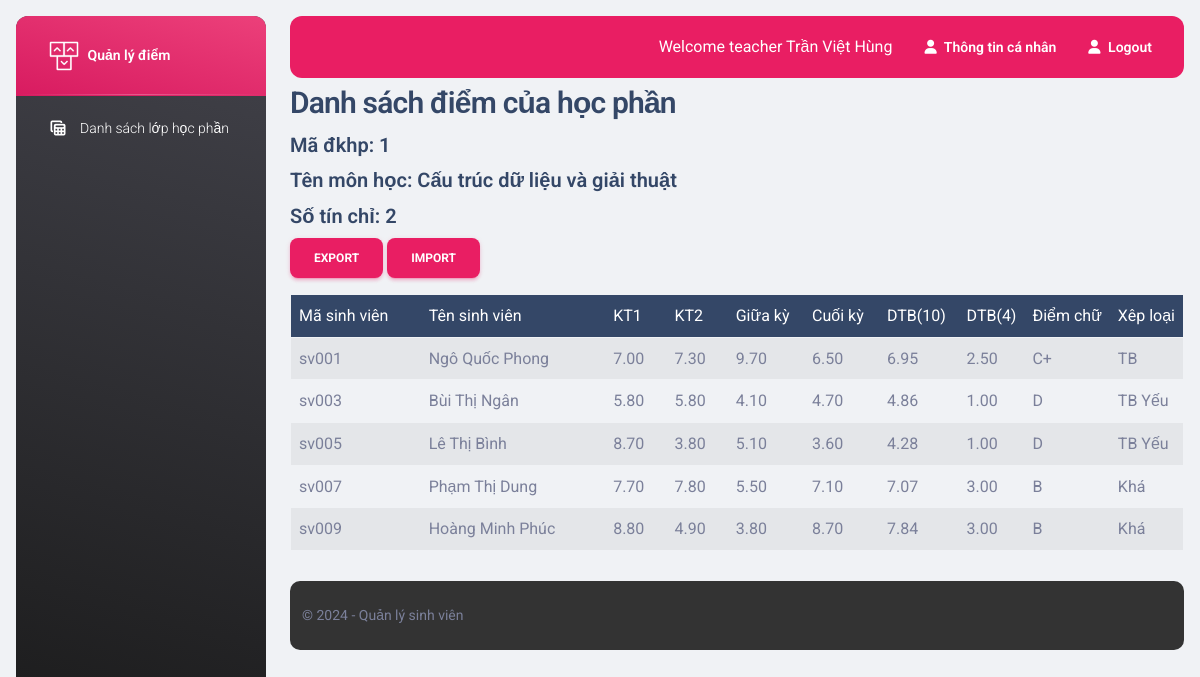
The page /qldiemsinhvien/teacher/score_index_byid.php?id=1 (signed in) on the database its author committed.
### tables this page shows
CREATE TABLE `module` (
  `module_id` int(10) NOT NULL,
  `subject_id` int(10) NOT NULL,
  `teacher_id` varchar(10) NOT NULL,
  `class_id` int(10) NOT NULL,
  `credit` int(11) DEFAULT NULL,
  `semester_id` int(10) NOT NULL
);

CREATE TABLE `subject` (
  `subject_id` int(10) NOT NULL,
  `subject_name` varchar(255) NOT NULL,
  `major_id` int(10) NOT NULL,
  `credit` int(11) NOT NULL
);

CREATE TABLE `register` (
  `register_id` int(10) NOT NULL,
  `module_id` int(10) NOT NULL,
  `student_id` varchar(10) NOT NULL,
  `test1` double(8,2) DEFAULT NULL,
  `test2` double(8,2) DEFAULT NULL,
  `mid` double(8,2) DEFAULT NULL,
  `final` double(8,2) DEFAULT NULL,
  `avg10` double(8,2) DEFAULT NULL,
  `avg4` double(8,2) DEFAULT NULL,
  `avgchar` varchar(3) DEFAULT NULL,
  `xeploai` varchar(30) DEFAULT NULL
);

CREATE TABLE `user` (
  `username` varchar(10) NOT NULL,
  `password` varchar(255) NOT NULL,
  `name` varchar(255) NOT NULL,
  `gender` varchar(10) NOT NULL,
  `dateofbirth` date NOT NULL,
  `email` varchar(255) NOT NULL,
  `role` varchar(255) NOT NULL,
  `token` varchar(255) DEFAULT NULL
);

### qldiemsinhvien/class/Db.php (called while the page is built, shortened)
<?php
class Db {
    public static $conn = null;
    function __construct()
    {
        Db::$conn = new PDO('mysql:host=' . HOST . '; dbname=' . DB, U, P);
        Db::$conn->query('set names utf8');
    }
    function selectQuery($sql, $params=[]) {
        $stm = Db::$conn->prepare($sql);
        $stm->execute($params);
        return $stm->fetchAll(PDO::FETCH_OBJ);
    }
}

### qldiemsinhvien/class/module.php (called while the page is built, shortened)
<?php
class module extends Db {
    function get($id) {
        $sql = "select * from module, semester, subject, teacher, class, user
                where module.semester_id = semester.semester_id
                and module.subject_id = subject.subject_id
                and module.teacher_id = teacher.teacher_id
                and module.class_id = class.class_id
                and teacher.teacher_id = user.username
                and module_id = ?";
        return $this->selectQuery($sql, [$id]);
    }
}

### qldiemsinhvien/class/score.php (called while the page is built, shortened)
<?php
class score extends Db {
    function all_byteacher_id($id1, $id2) {
        $sql = "select * from register, student, module, semester, subject, user
                where register.student_id = student.student_id
                and student.student_id = user.username
                and register.module_id = module.module_id
                and module.semester_id = semester.semester_id
                and module.subject_id = subject.subject_id
                and module.teacher_id = ?
                and module.module_id = ?";
        return $this->selectQuery($sql, [$id1, $id2]);
    }
}

### qldiemsinhvien/teacher/score_index_byid.php (the view, shortened to what this page needs)
<?php
$id = $_GET['id'] ?? '';
$score = new score();
$data = $score->all_byteacher_id($_SESSION['login'][1], $id);
$module = new module();
$info = $module->get($id);
?>
<?php include '../teacher/includes/header.php' ?>
<body class="g-sidenav-show  bg-gray-200">
<?php include '../teacher/includes/aside.php' ?>
<main class="main-content position-relative max-height-vh-100 h-100 border-radius-lg ">
<?php include '../teacher/includes/nav_top.php' ?>
<div class="container-fluid py-1 px-3">
    <h3>Danh sách điểm của học phần</h3>
    <h5>Mã đkhp: <?php echo $info[0]->module_id ?></h5>
    <h5>Tên môn học: <?php echo $info[0]->subject_name ?></h5>
    <h5>Số tín chỉ: <?php echo $info[0]->credit ?></h5>
    <a class="btn btn-primary" href="export.php/?id=<?php echo $info[0]->module_id?>">Export</a>
    <a class="btn btn-primary" href="javascript:void(0);" onclick="formToggle('impForm', 'noti');">Import</a>
    <table border="1" id="table" class="table table-striped">
        <thead class="table-dark">
            <tr>
                <td style="width: 20%">Mã sinh viên</td>
                <td style="width: 30%">Tên sinh viên</td>
                <td style="width: 10%">KT1</td>
                <td style="width: 10%">KT2</td>
                <td style="width: 10%">Giữa kỳ</td>
                <td style="width: 10%">Cuối kỳ</td>
                <td style="width: 10%">DTB(10)</td>
                <td style="width: 10%">DTB(4)</td>
                <td style="width: 10%">Điểm chữ</td>
                <td style="width: 10%">Xêp loại</td>
            </tr>
        </thead>
        <tbody>
            <?php
            foreach ($data as $item) {
            ?>
                <tr>
                    <td><?php echo $item->username ?></td>
                    <td><?php echo $item->name ?></td>
                    <td><?php echo $item->test1 != '' ? number_format($item->test1, 2) : '' ?></td>
                    <td><?php echo $item->test2 != '' ? number_format($item->test2, 2) : '' ?></td>
                    <td><?php echo $item->mid != '' ? number_format($item->mid, 2) : '' ?></td>
                    <td><?php echo $item->final != '' ? number_format($item->final, 2) : '' ?></td>
                    <td><?php echo $item->avg10 != '' ? number_format($item->avg10, 2) : '' ?></td>
                    <td><?php echo $item->avg4 != '' ? number_format($item->avg4, 2) : '' ?></td>
                    <td><?php echo $item->avgchar ?></td>
                    <td><?php echo $item->xeploai ?></td>
                </tr>
            <?php
            }
            ?>
        </tbody>
    </table>
</div>
<?php include '../teacher/includes/footer.php' ?>

### qldiemsinhvien/teacher/includes/header.php (style rules this page uses)
body { display: flex; flex-direction: column; min-height: 100vh; margin: 0; }
main { flex: 1; }

### rows shown on the page
module: module "1", subject.subject_name "Cấu trúc dữ liệu và giải thuật", subject.credit "2"
register: user.username "sv001", user.name "Ngô Quốc Phong", test1 "7.00", test2 "7.30", mid "9.70", final "6.50", avg10 "6.95", avg4 "2.50", avgchar "C+", xeploai "TB"
register: user.username "sv003", user.name "Bùi Thị Ngân", test1 "5.80", test2 "5.80", mid "4.10", final "4.70", avg10 "4.86", avg4 "1.00", avgchar "D", xeploai "TB Yếu"
register: user.username "sv005", user.name "Lê Thị Bình", test1 "8.70", test2 "3.80", mid "5.10", final "3.60", avg10 "4.28", avg4 "1.00", avgchar "D", xeploai "TB Yếu"
register: user.username "sv007", user.name "Phạm Thị Dung", test1 "7.70", test2 "7.80", mid "5.50", final "7.10", avg10 "7.07", avg4 "3.00", avgchar "B", xeploai "Khá"
register: user.username "sv009", user.name "Hoàng Minh Phúc", test1 "8.80", test2 "4.90", mid "3.80", final "8.70", avg10 "7.84", avg4 "3.00", avgchar "B", xeploai "Khá"

### other values the page prints
$_SESSION['login'][2] "Trần Việt Hùng"
